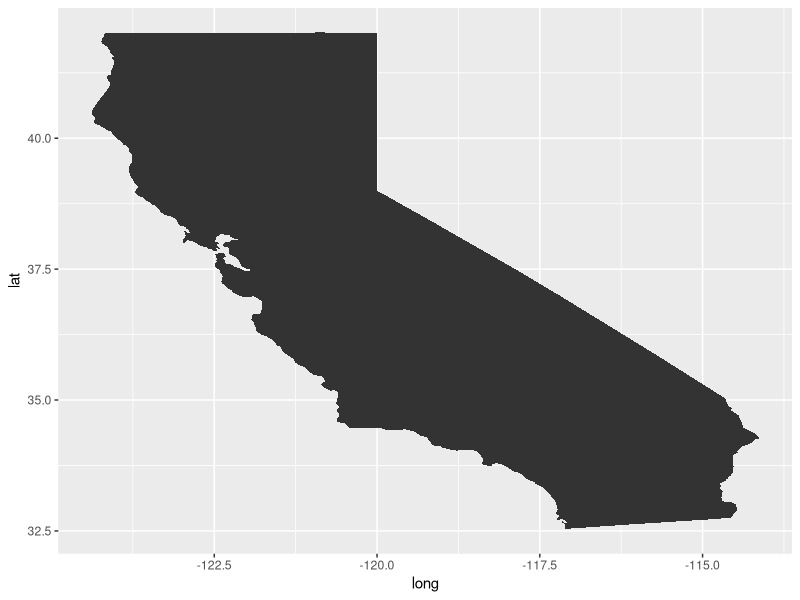
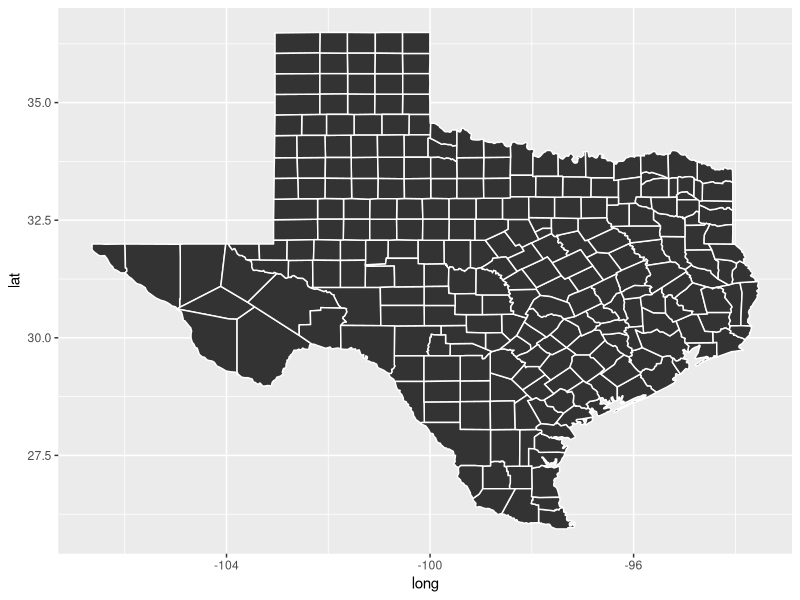

Reproduce these figures in R, in order.
# r2py crawler metadata
# package: ggplot2
# source_type: rd_example
# topic: fortify.map.Rd
# source_file: C:\Users\bened\AppData\Local\R\win-library\4.5\ggplot2\help
# lines: 14

suppressPackageStartupMessages(library(ggplot2))
if (require("maps")) {
ca <- map("county", "ca", plot = FALSE, fill = TRUE)
head(fortify(ca))
ggplot(ca, aes(long, lat)) +
  geom_polygon(aes(group = group))
}

if (require("maps")) {
tx <- map("county", "texas", plot = FALSE, fill = TRUE)
head(fortify(tx))
ggplot(tx, aes(long, lat)) +
  geom_polygon(aes(group = group), colour = "white")
}
